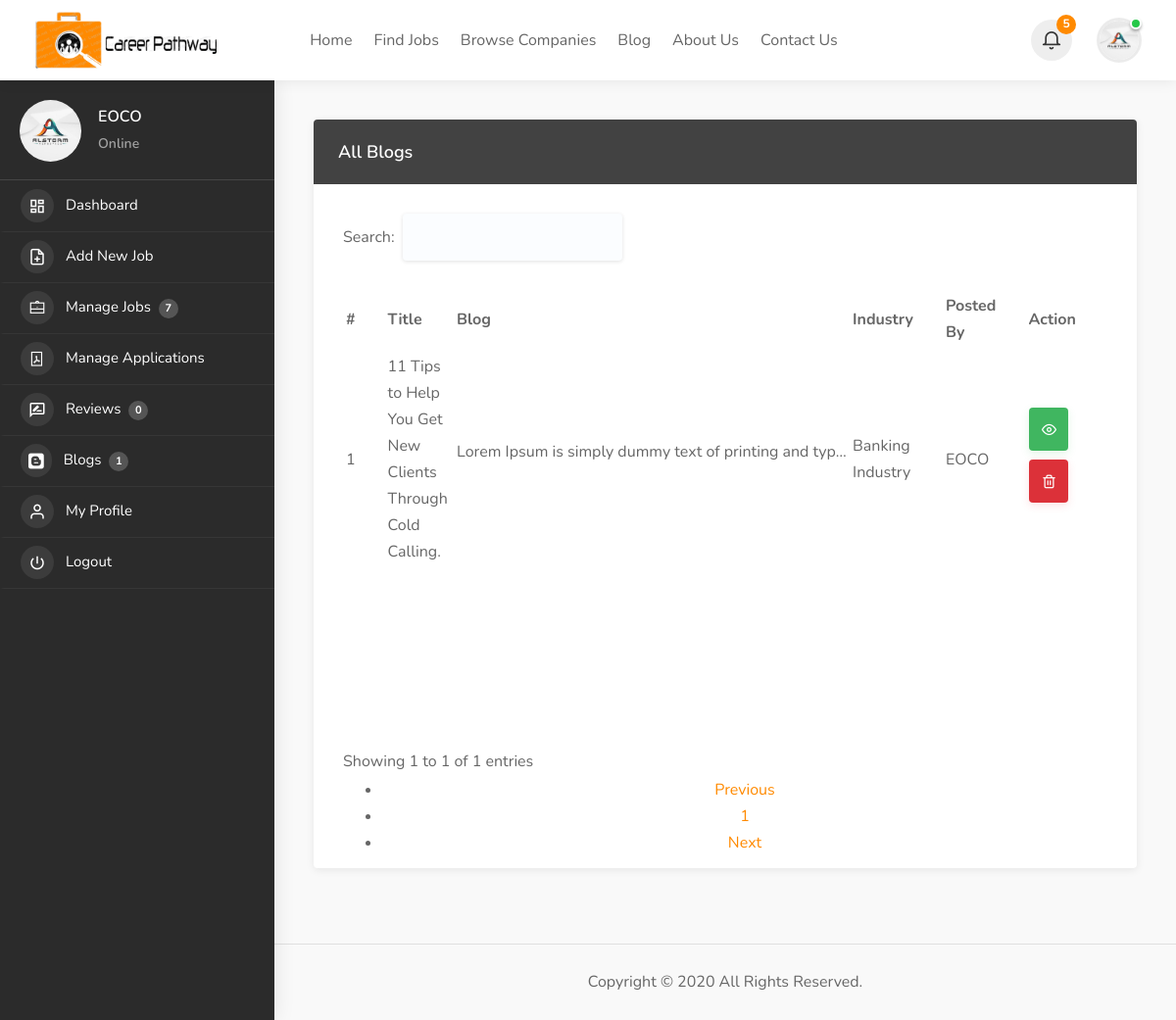
Screenshot of /dashboard/allBlogs.php (signed in) with the database file from the repository.
### tables this page shows
CREATE TABLE `company` (
  `id_company` int(11) NOT NULL,
  `industry_id` int(11) DEFAULT NULL,
  `companyname` text NOT NULL,
  `role_id` int(11) NOT NULL DEFAULT 2,
  `address` text DEFAULT NULL,
  `state_id` int(11) DEFAULT NULL,
  `city_id` int(11) DEFAULT NULL,
  `contactno` text DEFAULT NULL,
  `website` text DEFAULT NULL,
  `email` varchar(255) NOT NULL,
  `password` varchar(250) NOT NULL,
  `aboutme` text DEFAULT NULL,
  `hash` varchar(255) NOT NULL,
  `createdAt` date NOT NULL,
  `active` int(3) DEFAULT 0,
  `esta_date` date DEFAULT NULL,
  `empno` int(11) DEFAULT NULL,
  `profile_pic` text DEFAULT 'placeholder_image.png'
);

CREATE TABLE `blogs` (
  `id` int(11) NOT NULL,
  `blog_title` text NOT NULL,
  `blog` text NOT NULL,
  `industry_id` int(11) NOT NULL,
  `createdby` int(11) NOT NULL,
  `createdat` datetime NOT NULL
);

CREATE TABLE `industry` (
  `id` int(3) NOT NULL,
  `name` text NOT NULL
);

### dashboard/allBlogs.php (the view, shortened to what this page needs)
<?php include '../includes/session.php'; ?>
<?php include '../includes/dashboardHeader.php'; ?>
<body>
<div id="wrapper">
  <?php include '../includes/dashboardNavbar.php' ?>
  <div class="utf-dashboard-container-aera">
    <?php include '../includes/dashboardSidebar.php' ?>
    <div class="utf-dashboard-content-container-aera" data-simplebar>
	  <div class="utf-dashboard-content-inner-aera">
    <div class="row">
      <div class="col-xl-12">
            <div class="dashboard-box">
              <div class="headline">
                <h3>All Blogs</h3>
              </div>
              <div class="content with-padding padding-bottom-10">
                <div>
                  <table id="example2" class="table table-bordered">
                    <thead>
                      <th>#</th>
                      <th>Title</th>
                      <th>Blog</th>
                      <th>Industry</th>
                      <th>Posted By</th>
                      <th>Action</th>
                    </thead>
                    <tbody>
                        <?php
                          if ($_SESSION['role_id'] == 2):
                            $sql =  "SELECT * FROM blogs WHERE createdby = '$_SESSION[id_company]' ORDER BY id DESC";
                          endif;
                          $query = $conn->query($sql);
                          $i = 1;
                          while($row = $query->fetch_assoc()){
                            $blog_id = $row['id'];
                            $industry = $row['industry_id'];
                            $industry = $conn->query("SELECT name FROM industry WHERE id = '$industry'");
                            $industry = $industry->fetch_row();
                            $posted = $row['createdby'];
                            $posted = $conn->query("SELECT companyname FROM company WHERE id_company = '$posted'");
                            $posted = $posted->fetch_row();
                            echo "
                              <tr>
                                <td>". $i."</td>
                                <td>".$row['blog_title']."</td>
                                <td><p class='text-truancation'>".$row['blog']."</p></td>
                                <td>".$industry[0]."</td>
                                <td>".$posted[0]."</td>
                                <td><a class='button green ripple-effect ico view popup-with-zoom-anim' href='#small-dialog-1' data-id=".$blog_id." title='View' data-tippy-placement='top'><i class='icon-feather-eye'></i></a>
                              <a href='#'' class='button red ripple-effect ico delete' data-id='".$blog_id."' onclick='return confirm('Do you want to delete this job post?')' title='Remove' data-tippy-placement='top'><i class='icon-feather-trash-2'></i></a>
                                </td>
                                </tr>";
                            $i++;
                          }
                        ?>
                    </tbody>
                  </table>
                </div>
              </div>
            </div>
          </div>
        </div>
        <div class="utf-dashboard-footer-spacer-aera"></div>
        <?php include '../includes/dashboardFooter.php' ?>
      </div>
    </div>
  </div>
</div>
</body>
</html>

### includes/dashboardNavbar.php (shortened to what this page needs)
<header id="utf-header-container-block" class="fullwidth dashboard-header not-sticky">
    <div id="header">
      <div class="container">
        <div class="utf-left-side">
          <div id="logo"> <a href="./dashboard.php"><img src="../assets/images/logo.png" alt="" style="height: 60px"></a> </div>
          <nav id="navigation">
            <ul id="responsive">
              <li><a href="../">Home</a></li>
              <li><a href="../findJobs.php">Find Jobs</a></li>
              <li><a href="../browseCompanies.php">Browse Companies</a></li>
            <li><a href="../blogs.php">Blog</a></li>
            <li><a href="../aboutUs.php">About Us</a></li>
            <li><a href="../contactUs.php">Contact Us</a></li>
            </ul>
          </nav>
        </div>
        <div class="utf-right-side">
          <div class="utf-header-widget-item hide-on-mobile">
            <div class="utf-header-notifications">
              <div class="utf-header-notifications-trigger notifications-trigger-icon"> <a href="#"><i class="icon-feather-bell"></i><span>5</span></a> </div>
            </div>
          </div>
          <div class="utf-header-widget-item">
            <div class="utf-header-notifications user-menu">
              <div class="utf-header-notifications-trigger user-profile-title">
				<a href="#">
              <?php if(($_SESSION['role_id']) == 2) :
                $id_company = $_SESSION['id_company'];
                $sql = "SELECT * FROM company WHERE id_company='$id_company'";
                $query = $conn->query($sql);
                $row = $query->fetch_assoc();
                if($row['profile_pic'] != ''):
              ?>
                <div class="user-avatar status-online"><img src="../assets/images/<?php echo $row['profile_pic'] ?>" alt=""> </div>
              <?php else: ?>
                <div class="user-avatar status-online"><img src="../assets/images/user.png" alt=""> </div>
              <?php endif; ?>
              <?php endif; ?>
                </a>
			  </div>
            </div>
          </div>
		</div>
      </div>
    </div>
  </header>

### includes/dashboardSidebar.php (shortened to what this page needs)
<div class="utf-dashboard-sidebar-item">
      <div class="utf-dashboard-sidebar-item-inner" data-simplebar>
        <div class="utf-dashboard-nav-container">
		  <div class="utf-dashboard-nav">
			<div class="utf-dashboard-nav-inner">
			  <div class="dashboard-profile-box">
          <?php if(($_SESSION['role_id']) == 2) :
            $id_company = $_SESSION['id_company'];
            $sql = "SELECT * FROM company WHERE id_company='$id_company'";
            $query = $conn->query($sql);
            $row = $query->fetch_assoc();
          ?>
          <span class="avatar-img">
            <?php if($row['profile_pic'] != ''): ?>
              <img alt="" src="../assets/images/<?php echo $row['profile_pic'] ?>" class="photo">
            <?php else: ?>
              <img alt="" src="../assets/images/user.png" class="photo">
            <?php endif; ?>
          </span>
          <div class="user-profile-text">
          <span class="fullname"><?php echo $row['companyname'] ?></span>
          <span class="user-role">Online</span>
          </div>
          <?php endif; ?>
			  </div>
			  <div class="clearfix"></div>
              <ul>
                <?php if(($_SESSION['role_id']) == 2) :?>
                <li><a href="dashboard.php"><i class="icon-material-outline-dashboard"></i> Dashboard</a></li>
                <li><a href="addJob.php"><i class="icon-feather-file-plus"></i> Add New Job</a></li>
                <li><a href="manageJobs.php"><i class="icon-line-awesome-briefcase"></i> Manage Jobs <span class="nav-tag">
                  <?php
                  $id_company = $_SESSION['id_company'];
                  $sql = "SELECT * FROM job_post WHERE id_company = '$id_company'";
                  $query = $conn->query($sql);
                  echo $query->num_rows;
                  ?>
                </span></a></li>
                <li><a href="manageApplications.php"><i class="icon-line-awesome-file-pdf-o"></i> Manage Applications</a></li>
                <li><a href="companyReviews.php"><i class="icon-material-outline-rate-review"></i> Reviews <span class="nav-tag">
                0
                </span></a></li>
                <li><a href="allBlogs.php"><i class="icon-brand-blogger"></i> Blogs <span class="nav-tag">
                  <?php
                  $id_company = $_SESSION['id_company'];
                  $sql = "SELECT * FROM blogs WHERE createdby = '$id_company'";
                  $query = $conn->query($sql);
                  echo $query->num_rows;
                  ?>
                </span></a></li>
                <li><a href="myProfile.php"><i class="icon-feather-user"></i> My Profile</a></li>
                <li><a href="../process/logout.php"><i class="icon-material-outline-power-settings-new"></i> Logout</a></li>
                <?php endif; ?>
              </ul>
            </div>
          </div>
        </div>
      </div>
    </div>

### includes/dashboardHeader.php (style rules this page uses)
.text-truancation { overflow: hidden; white-space: nowrap; text-overflow: ellipsis; width: 400px; }

### rows the page displays
company: profile_pic (picture), companyname "EOCO"
blogs: blog_title "11 Tips to Help You Get New Clients Through Cold Calling.", blog "Lorem Ipsum is simply dummy text of printing and typ…", industry.name "Banking Industry", company.companyname "EOCO"

### other values shown
$query->num_rows "7"
$query->num_rows "1"
